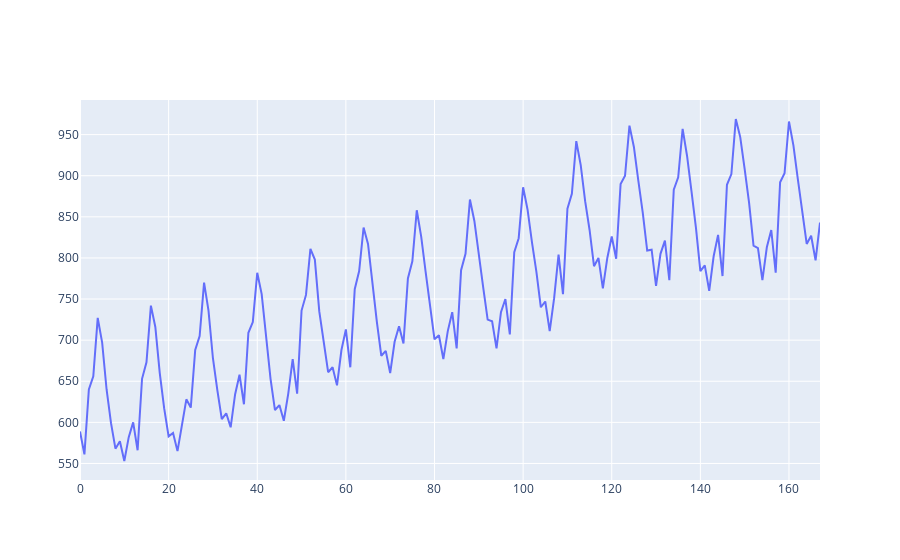

Notebook code cell kept with this figure:
### Markdown cell above
<h4 id="Import-Data">Import Data<a class="anchor-link" href="#Import-Data">¶</a></h4><p>To start detecting peaks, we will import some data on milk production by month:</p>

### Code cell
import plotly.graph_objects as go
import pandas as pd

milk_data = pd.read_csv('https://raw.githubusercontent.com/plotly/datasets/master/monthly-milk-production-pounds.csv')
time_series = milk_data['Monthly milk production (pounds per cow)']

fig = go.Figure(data=go.Scatter(
    y = time_series,
    mode = 'lines'
))

fig.show()

### Figure 1 — Plotly figure (JSON) as saved in the notebook; plotly's stock layout.template omitted (floating-point values rounded to 4 significant figures; data arrays with more than 128 entries replaced by an {"elided": "..."} marker saying what was removed)
{"data": [{"mode": "lines", "type": "scatter", "y": {"elided": "168 int values"}}], "layout": {}}
